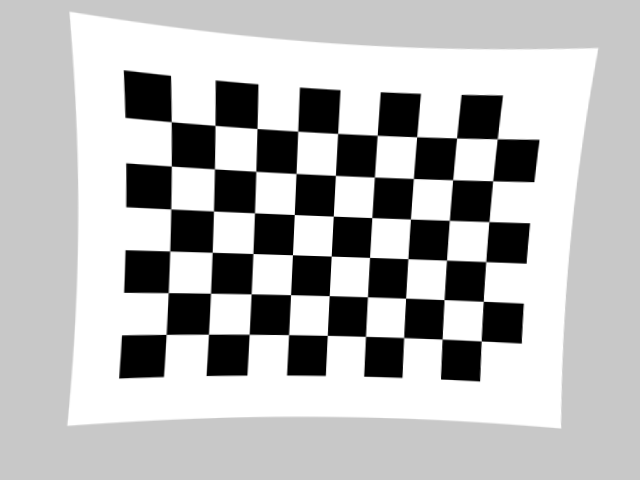
#> input picture data/calibration/calib_view_00.png, 640 x 480 px
$ python -i features.py   (imports and definitions only)
#> lines starting #> are read from the running program, lines starting #| are printed output that depends on the picture; after the words box and inside, x2 and y2 are one past the last pixel; in counts of white or black regions, pixels touching at a corner belong together
#> further down, picture is the input picture: shape (480, 640, 3); min 0, max 255, mean 185.1
import cv2
import numpy as np


def _ensure_min_resolution(image_bgr: np.ndarray, min_dim: int = 256) -> np.ndarray:
    """Upscales tiny images (e.g., 32x32 CIFAKE) so local descriptors can extract keypoints."""
#> called with min_dim = 256
    h, w = image_bgr.shape[:2]
#> h = 480; w = 640
    if min(h, w) < min_dim:
        scale = min_dim / float(min(h, w))
        return cv2.resize(image_bgr, (int(w * scale), int(h * scale)), interpolation=cv2.INTER_CUBIC)
    return image_bgr


def generate_second_view(image_bgr: np.ndarray, angle_deg: float = 18.0, scale: float = 0.9) -> np.ndarray:
    """Creates a geometric perspective/similarity second view for two-view matching."""
#> called with angle_deg = 18, scale = 0.9
    h, w = image_bgr.shape[:2]
#> h = 480; w = 640
    center = (w / 2.0, h / 2.0)
#> center = (320, 240)
    M = cv2.getRotationMatrix2D(center, angle_deg, scale)
    return cv2.warpAffine(image_bgr, M, (w, h), borderMode=cv2.BORDER_REFLECT_101)
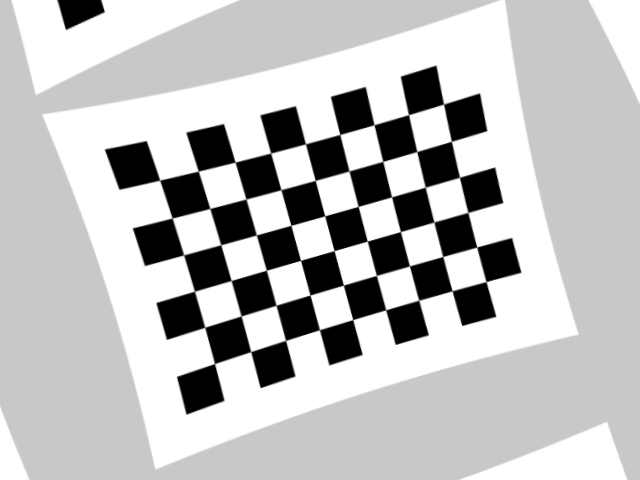
#> returned value: shape (480, 640, 3); min 0, max 255, mean 190.6


def detect_and_match_features(
    img1_bgr: np.ndarray,
    img2_bgr: np.ndarray | None = None,
    ratio_thresh: float = 0.75,
) -> dict:
    """Detects Harris, SIFT, and ORB keypoints and matches two views via Lowe's ratio test."""
    img1 = _ensure_min_resolution(img1_bgr)
    img2 = _ensure_min_resolution(img2_bgr) if img2_bgr is not None else generate_second_view(img1)

    gray1 = cv2.cvtColor(img1, cv2.COLOR_BGR2GRAY)
    gray2 = cv2.cvtColor(img2, cv2.COLOR_BGR2GRAY)

    # 1. Harris Corner Detection
    harris_resp = cv2.cornerHarris(np.float32(gray1), blockSize=2, ksize=3, k=0.04)
    harris_resp = cv2.dilate(harris_resp, None)
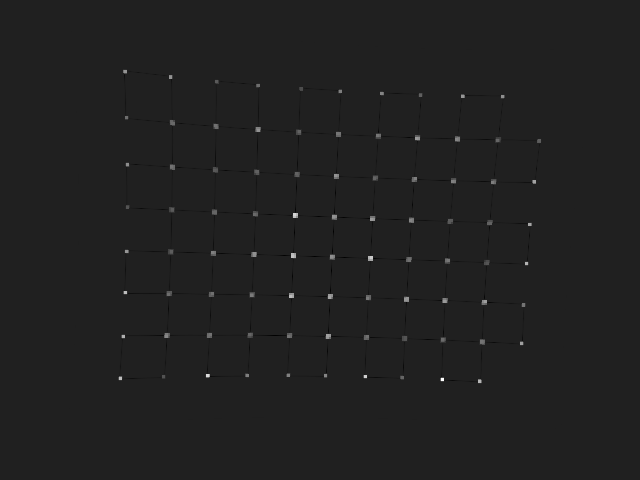
#> harris_resp: shape (480, 640) float32; min -37304084, max 259673056, mean 439869.7; drawn with min black and max white
    harris_vis = img1.copy()
    harris_mask = harris_resp > 0.01 * harris_resp.max()
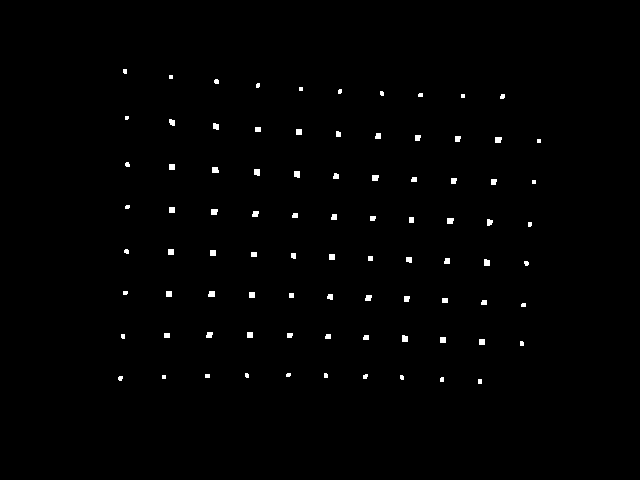
#> harris_mask: shape (480, 640) bool; 0.78% white; 86 white regions (23 under 20 px), largest, box (x1, y1, x2, y2) and area: (495, 137, 502, 143) 39, (212, 167, 219, 173) 39, (254, 169, 260, 176) 39
    harris_vis[harris_mask] = [0, 0, 255]
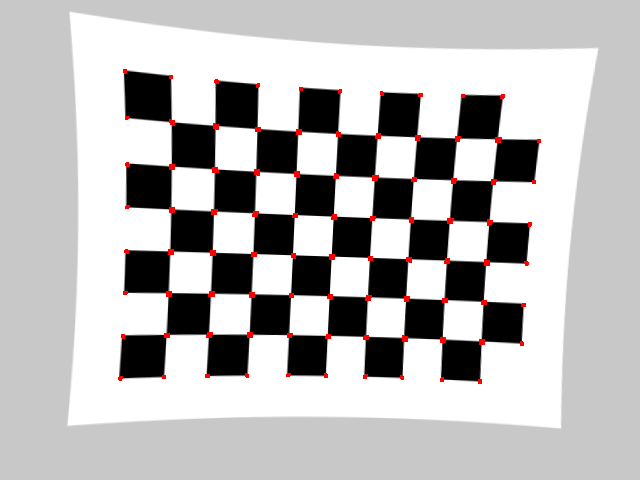
#> harris_vis: shape (480, 640, 3); 0.78% of pixels changed, all inside (x1, y1, x2, y2) = (118, 69, 541, 384)
    harris_count = int(np.sum(harris_mask))
#> harris_count = 2406

    # 2. SIFT Detection & KNN Ratio-Test Matching
    sift = cv2.SIFT_create()
    kp1_sift, des1_sift = sift.detectAndCompute(gray1, None)
#> kp1_sift = 233 keypoints; strongest (x, y, size): (147, 95, 32), (141, 357, 29.6), (461, 362, 26), (505, 322, 26.3)
    kp2_sift, des2_sift = sift.detectAndCompute(gray2, None)
#> kp2_sift = 178 keypoints; strongest (x, y, size): (131, 164, 28.7), (178, 316, 25.6), (210, 145, 25.7), (156, 243, 26.1)

    sift_kp_vis = cv2.drawKeypoints(
        img1, kp1_sift, None, flags=cv2.DRAW_MATCHES_FLAGS_DRAW_RICH_KEYPOINTS
    )
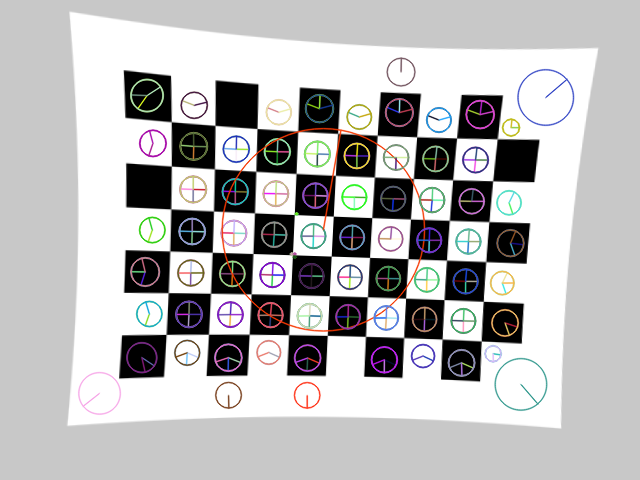
#> sift_kp_vis: shape (480, 640, 3); mean B, G, R 185.1, 184.6, 185.4

    good_sift = []
    if des1_sift is not None and des2_sift is not None and len(kp1_sift) >= 2 and len(kp2_sift) >= 2:
        bf_sift = cv2.BFMatcher(cv2.NORM_L2)
        raw_matches = bf_sift.knnMatch(des1_sift, des2_sift, k=2)
#> raw_matches = 233 matches
        for m_pair in raw_matches:
            if len(m_pair) == 2:
                m, n = m_pair
                if m.distance < ratio_thresh * n.distance:
                    good_sift.append(m)
#> after the loop, good_sift = 82 matches

    sift_match_vis = cv2.drawMatches(
        img1,
        kp1_sift,
        img2,
        kp2_sift,
        good_sift[:50],
        None,
        flags=cv2.DrawMatchesFlags_NOT_DRAW_SINGLE_POINTS,
    )
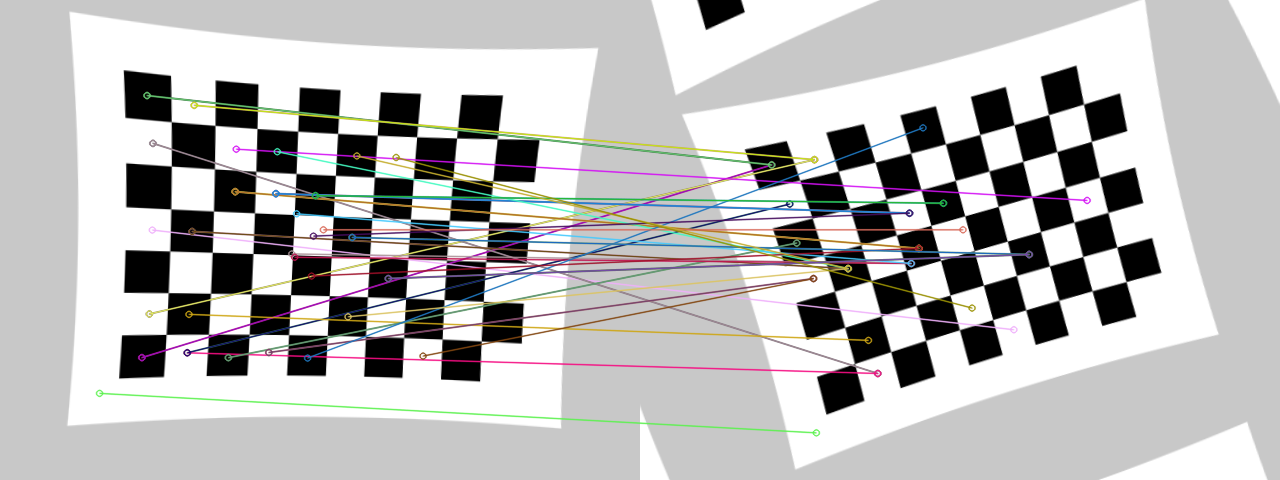
#> sift_match_vis: shape (480, 1280, 3); mean B, G, R 185.5, 185.8, 186.5

    # 3. ORB Detection & Hamming Ratio-Test Matching
    orb = cv2.ORB_create(nfeatures=500)
    kp1_orb, des1_orb = orb.detectAndCompute(gray1, None)
#> kp1_orb = 500 keypoints; strongest (x, y, size): (292, 213, 31), (371, 255, 31), (291, 257, 31), (371, 254, 37.2)
    kp2_orb, des2_orb = orb.detectAndCompute(gray2, None)
#> kp2_orb = 500 keypoints; strongest (x, y, size): (289, 224, 31), (302, 258, 31), (369, 239, 31), (345, 283, 31)

    orb_kp_vis = cv2.drawKeypoints(img1, kp1_orb, None, color=(0, 255, 0))

    good_orb = []
    if des1_orb is not None and des2_orb is not None and len(kp1_orb) >= 2 and len(kp2_orb) >= 2:
        bf_orb = cv2.BFMatcher(cv2.NORM_HAMMING)
        raw_orb = bf_orb.knnMatch(des1_orb, des2_orb, k=2)
#> raw_orb = 500 matches
        for m_pair in raw_orb:
            if len(m_pair) == 2:
                m, n = m_pair
                if m.distance < ratio_thresh * n.distance:
                    good_orb.append(m)
#> after the loop, good_orb = 162 matches

    orb_match_vis = cv2.drawMatches(
        img1,
        kp1_orb,
        img2,
        kp2_orb,
        good_orb[:50],
        None,
        flags=cv2.DrawMatchesFlags_NOT_DRAW_SINGLE_POINTS,
    )
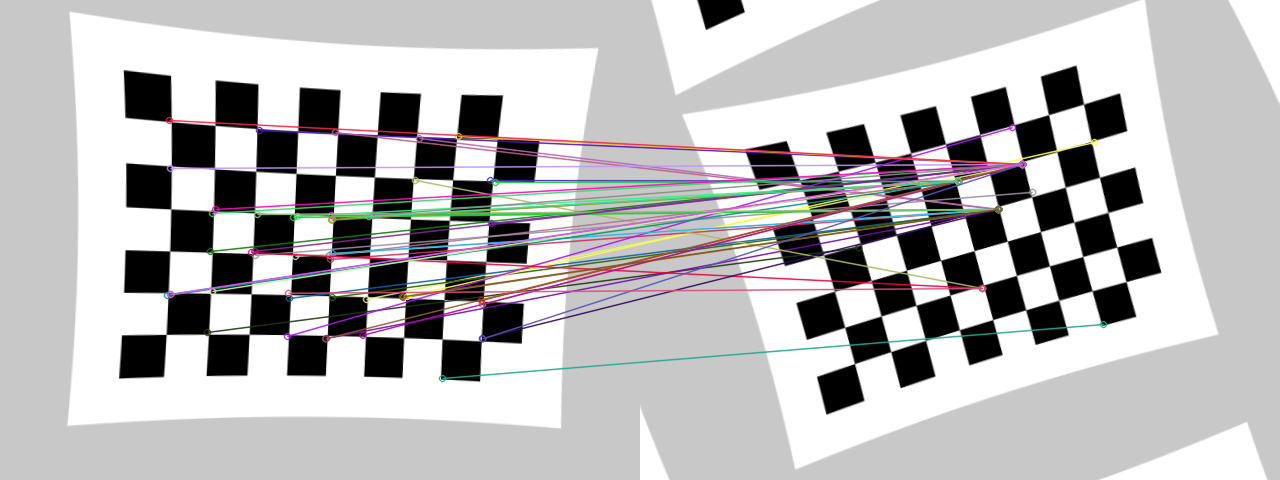
#> orb_match_vis: shape (480, 1280, 3); mean B, G, R 186, 185.2, 186.5

    return {
        "harris_vis": harris_vis,
        "sift_keypoints_vis": sift_kp_vis,
        "sift_matches_vis": sift_match_vis,
        "orb_keypoints_vis": orb_kp_vis,
        "orb_matches_vis": orb_match_vis,
        "metrics": {
            "harris_corner_pixels": harris_count,
            "sift_keypoints_view1": len(kp1_sift),
            "sift_keypoints_view2": len(kp2_sift),
            "sift_good_matches": len(good_sift),
            "orb_keypoints_view1": len(kp1_orb),
            "orb_keypoints_view2": len(kp2_orb),
            "orb_good_matches": len(good_orb),
        },
    }

>>> import cv2
>>> picture = cv2.imread('../data/calibration/calib_view_00.png')
>>> result = detect_and_match_features(picture)
#> result = 6 items

$ run again, on data/calibration/calib_view_01.png
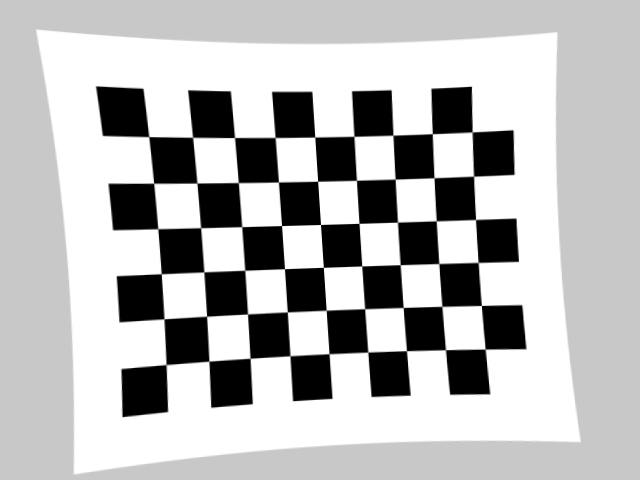
#> input picture data/calibration/calib_view_01.png, 640 x 480 px
#> picture is the input picture: shape (480, 640, 3); min 0, max 255, mean 184.1
#> in detect_and_match_features, `harris_mask = harris_resp > 0.01 * harris_resp.max()`:
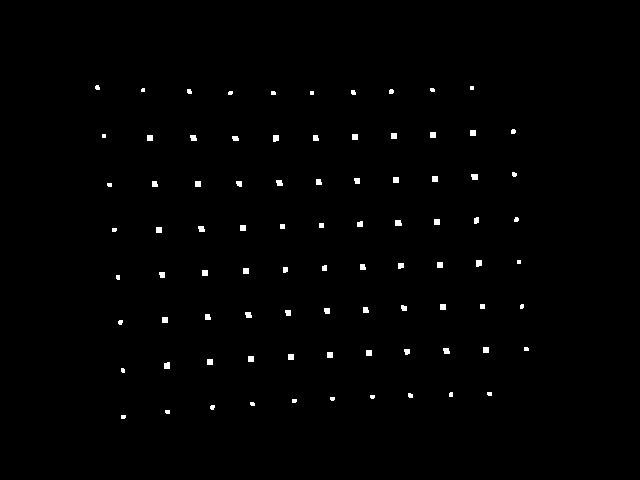
#> harris_mask: shape (480, 640) bool; 0.8% white; 86 white regions (22 under 20 px), largest, box (x1, y1, x2, y2) and area: (273, 135, 279, 142) 39, (471, 174, 478, 180) 39, (395, 220, 402, 226) 39
#> harris_vis: shape (480, 640, 3); 0.8% of pixels changed, all inside (x1, y1, x2, y2) = (95, 85, 529, 419)
#> harris_count = 2460
#> kp1_sift = 183 keypoints; strongest (x, y, size): (122, 111, 32.7), (143, 392, 31.8), (468, 374, 27.7), (452, 108, 27.9)
#> kp2_sift = 177 keypoints; strongest (x, y, size): (114, 185, 29.3), (211, 419, 28.5), (180, 340, 26.7), (284, 389, 25.6)
#> raw_matches = 183 matches
#> after the loop in detect_and_match_features, `for m_pair in raw_matches:`: good_sift = 75 matches
#> kp1_orb = 500 keypoints; strongest (x, y, size): (319, 222, 31), (322, 227, 31), (325, 269, 31), (280, 223, 31)
#> kp2_orb = 500 keypoints; strongest (x, y, size): (318, 228, 31), (314, 225, 31), (315, 229, 31), (281, 237, 31)
#> raw_orb = 500 matches
#> after the loop in detect_and_match_features, `for m_pair in raw_orb:`: good_orb = 57 matches
#> in detect_and_match_features, `orb_match_vis = cv2.drawMatches( img1, kp1_orb, img2, kp2_orb, good_or..`:
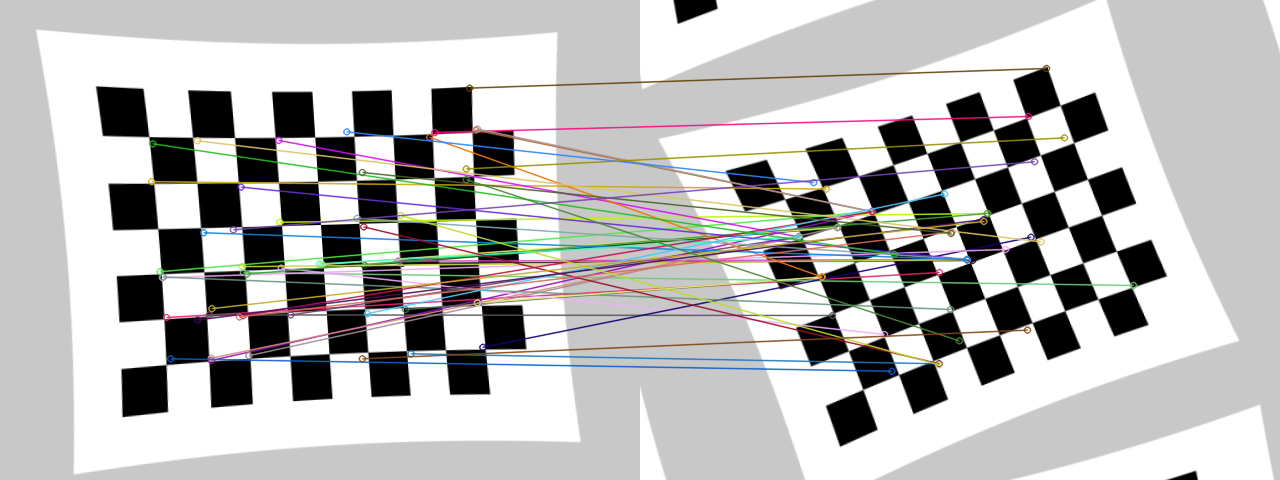
#> orb_match_vis: shape (480, 1280, 3); mean B, G, R 183.8, 184.5, 185.1
#> result = 6 items

$ run again, on data/calibration/calib_view_02.png
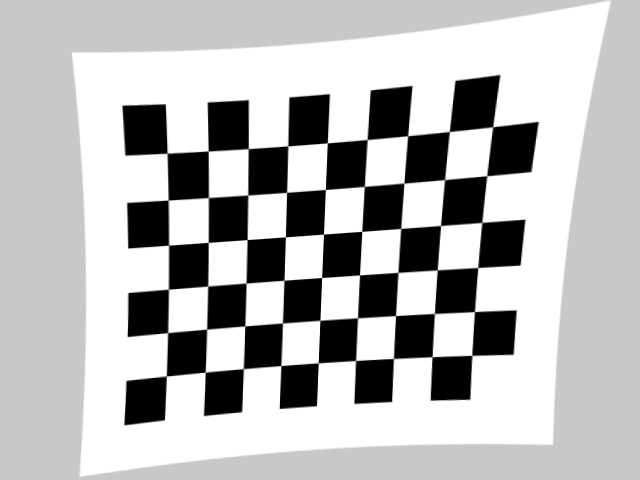
#> input picture data/calibration/calib_view_02.png, 640 x 480 px
#> picture is the input picture: shape (480, 640, 3); min 0, max 255, mean 184.4
#> in detect_and_match_features, `harris_mask = harris_resp > 0.01 * harris_resp.max()`:
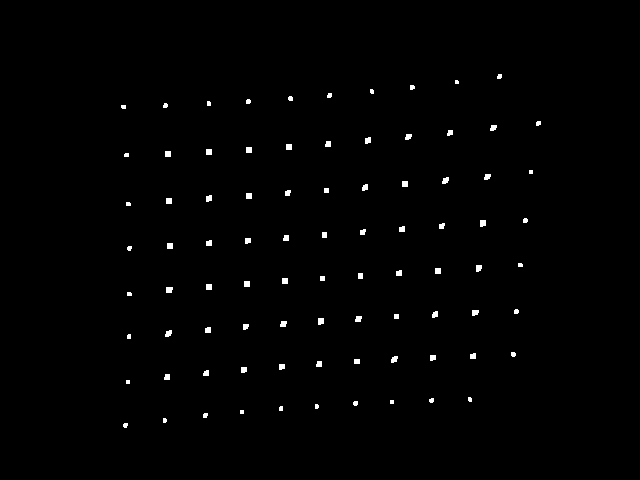
#> harris_mask: shape (480, 640) bool; 0.8% white; 86 white regions (17 under 20 px), largest, box (x1, y1, x2, y2) and area: (480, 220, 486, 227) 39, (166, 287, 173, 293) 39, (318, 318, 324, 325) 39
#> harris_vis: shape (480, 640, 3); 0.8% of pixels changed, all inside (x1, y1, x2, y2) = (121, 74, 541, 428)
#> harris_count = 2455
#> kp1_sift = 153 keypoints; strongest (x, y, size): (144, 128, 31.4), (451, 381, 27.2), (496, 334, 28), (299, 388, 26)
#> kp2_sift = 135 keypoints; strongest (x, y, size): (215, 427, 25.9), (138, 194, 28.2), (472, 324, 24.6), (167, 275, 25.6)
#> raw_matches = 153 matches
#> after the loop in detect_and_match_features, `for m_pair in raw_matches:`: good_sift = 53 matches
#> kp1_orb = 500 keypoints; strongest (x, y, size): (319, 279, 31), (284, 235, 31), (323, 275, 31), (328, 188, 31)
#> kp2_orb = 500 keypoints; strongest (x, y, size): (291, 245, 31), (323, 232, 31), (330, 274, 31), (334, 273, 31)
#> raw_orb = 500 matches
#> after the loop in detect_and_match_features, `for m_pair in raw_orb:`: good_orb = 102 matches
#> in detect_and_match_features, `orb_match_vis = cv2.drawMatches( img1, kp1_orb, img2, kp2_orb, good_or..`:
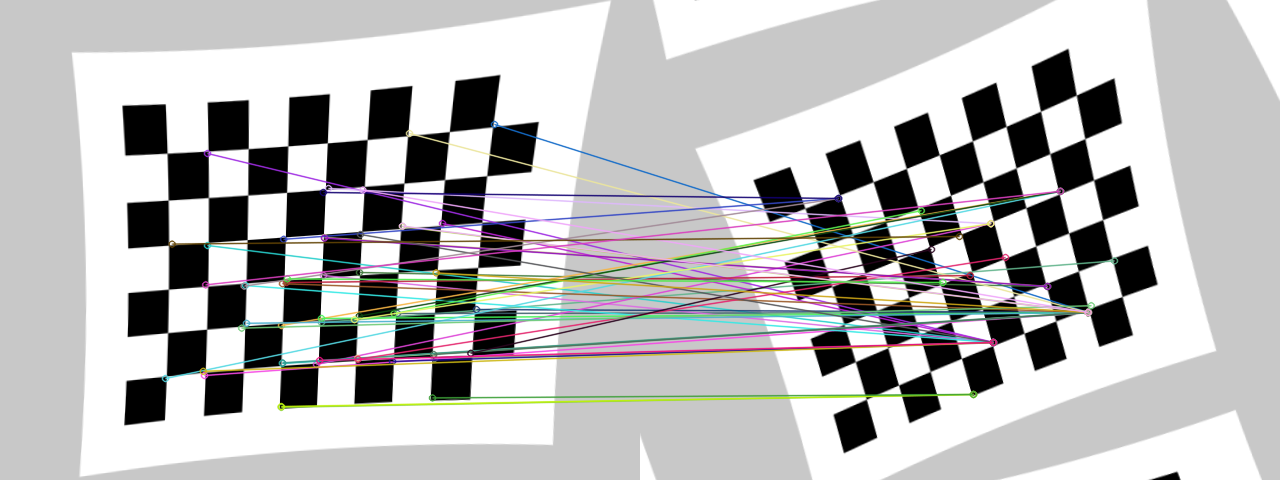
#> orb_match_vis: shape (480, 1280, 3); mean B, G, R 185.1, 185.1, 185.4
#> result = 6 items

$ run again, on data/calibration/calib_view_03.png
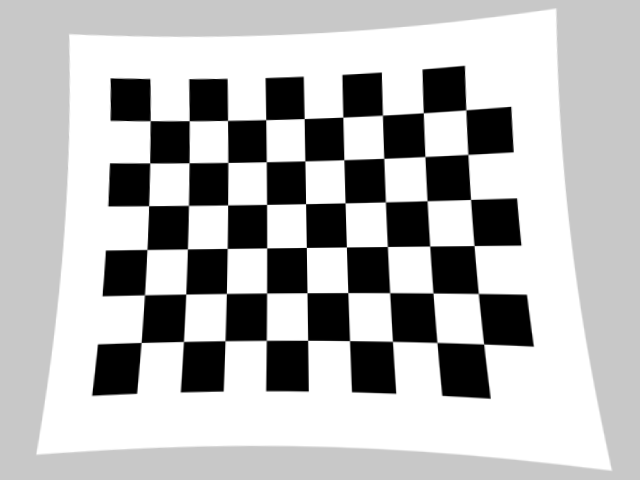
#> input picture data/calibration/calib_view_03.png, 640 x 480 px
#> picture is the input picture: shape (480, 640, 3); min 0, max 255, mean 183.8
#> harris_mask: shape (480, 640) bool; 0.8% white; 86 white regions (20 under 20 px), largest, box (x1, y1, x2, y2) and area: (423, 154, 429, 161) 42, (142, 293, 149, 299) 42, (380, 113, 387, 119) 39
#> harris_vis: shape (480, 640, 3); 0.8% of pixels changed, all inside (x1, y1, x2, y2) = (91, 65, 536, 401)
#> harris_count = 2463
#> kp1_sift = 170 keypoints; strongest (x, y, size): (130, 98, 28), (362, 93, 26.9), (208, 97, 26.2), (285, 96, 26.2)
#> kp2_sift = 180 keypoints; strongest (x, y, size): (181, 409, 28.9), (117, 172, 25.2), (384, 75, 25.7), (437, 99, 26.7)
#> raw_matches = 170 matches
#> after the loop in detect_and_match_features, `for m_pair in raw_matches:`: good_sift = 63 matches
#> kp1_orb = 500 keypoints; strongest (x, y, size): (304, 249, 31), (305, 245, 31), (307, 202, 31), (304, 202, 31)
#> kp2_orb = 500 keypoints; strongest (x, y, size): (309, 252, 31), (308, 249, 31), (299, 211, 31), (312, 248, 31)
#> raw_orb = 500 matches
#> after the loop in detect_and_match_features, `for m_pair in raw_orb:`: good_orb = 63 matches
#> in detect_and_match_features, `orb_match_vis = cv2.drawMatches( img1, kp1_orb, img2, kp2_orb, good_or..`:
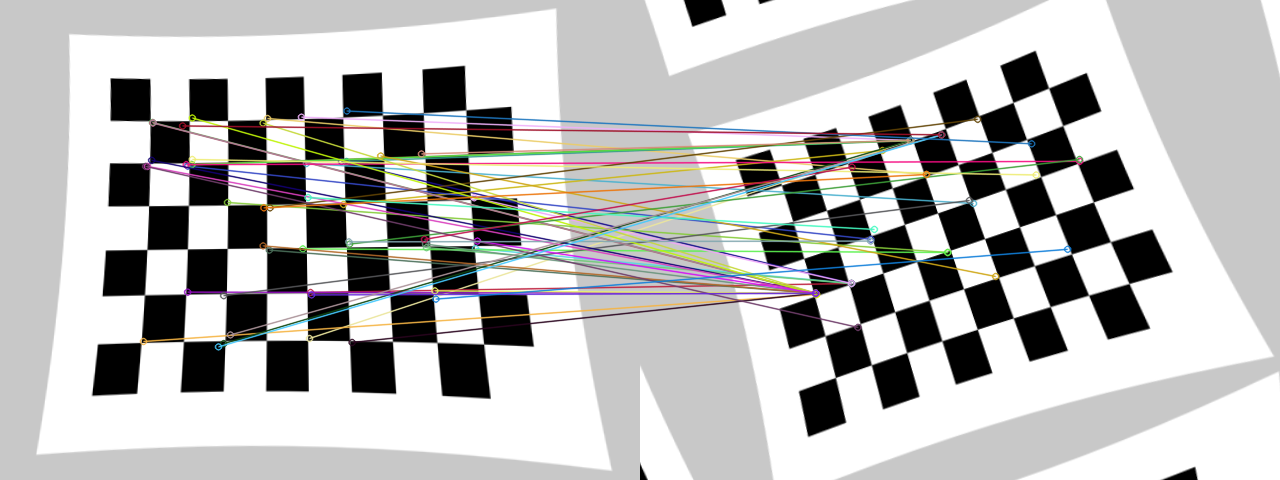
#> orb_match_vis: shape (480, 1280, 3); mean B, G, R 184.3, 185.1, 185.6
#> result = 6 items
